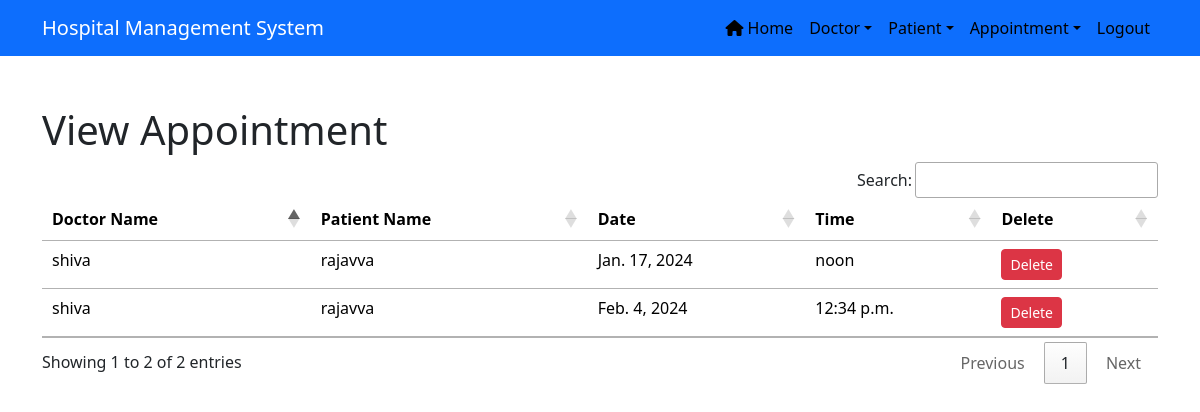
The page /view_appointment/ (signed in) on the database its author committed.
### hospital/models.py (models this page shows, shortened)
class  Appointment(models.Model):
    doctor = models.ForeignKey(Doctor,on_delete = models.CASCADE)
    patient = models.ForeignKey(Patient,on_delete = models.CASCADE)
    date1= models.DateField()
    time1 = models.TimeField()

class  Doctor(models.Model):
    name = models.CharField(max_length=50)
    mobile = models.IntegerField()
    special = models.CharField(max_length=50)
    def __str__(self):
        return self.name

class  Patient(models.Model):
    name = models.CharField(max_length=50)
    mobile = models.IntegerField(null=True)
    special = models.CharField(max_length=50)
    def __str__(self):
        return self.name

### hospital/views.py (the view)
# urls.py: path("view_appointment/", View_appointment,name='view_appointment'),
def View_appointment(request):
    if not request.user.is_staff:
        return redirect('login')
    appoint = Appointment.objects.all()
    d = {'appoint':appoint}
    return render(request,'view_appointment.html',d)

### hospital/templates/view_appointment.html
{% extends 'navigationbar.html' %}
{% load static %}
{% block body %}
<div class = "container" style="margin-top:50px">
<h1>View Appointment</h1>
<table class="table table-hover" id="example" >
<thead>
    <tr>
        <th>Doctor Name</th>
        <th>Patient Name</th>
        <th>Date</th>
        <th>Time</th>
        <th>Delete</th>
    </tr>
</thead>
<tbody>
    {% for i in appoint %}
    <tr>
        <td>{{i.doctor}}</td>
        <td>{{i.patient}}</td>
        <td>{{i.date1}}</td>
        <td>{{i.time1}}</td>
        <td><a href= "{% url 'delete_appointment' i.id %} " onclick=" return confirm('Do you want to delete appointment? ')"  class="btn btn-danger btn-sm" >Delete</a></td>
    </tr>
    {% endfor %}
</tbody>
</table>
</div>
{% endblock body %}

### rows shown on the page
Appointment: doctor "shiva", patient "rajavva", date1 "Jan. 17, 2024", time1 "noon"
Appointment: doctor "shiva", patient "rajavva", date1 "Feb. 4, 2024", time1 "12:34 p.m."
